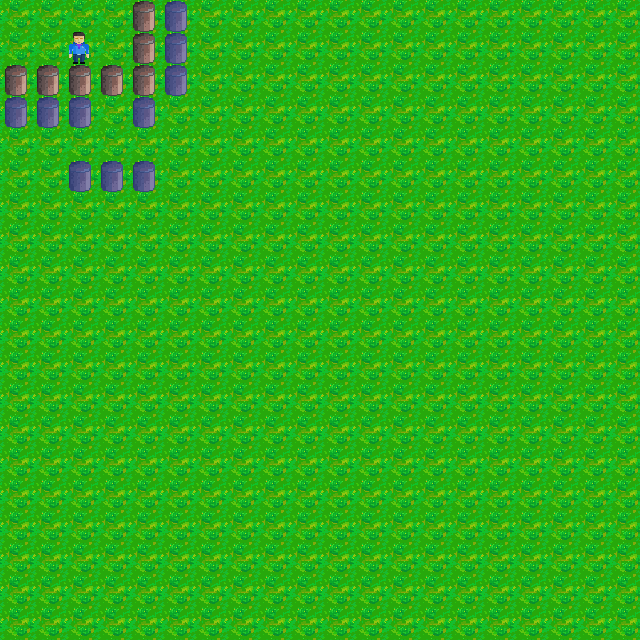

A level layout from a 2D game, rendered from its tile map. Below: a short description, then the map file with its tile-grid data intact:
An orthogonal 20x20 tile map with 32x32 px tiles, 2 tile layers (Ground, TopLayer) and 1 object (Hero).

<map version="1.5" tiledversion="1.5.0" orientation="orthogonal" renderorder="right-down" width="20" height="20" tilewidth="32" tileheight="32" infinite="0" nextlayerid="5" nextobjectid="3">
 <editorsettings>
  <export target="map.json" format="json" />
 </editorsettings>
 <tileset firstgid="1" source="default-tileset.tsx" />
 <layer id="1" name="Ground" width="20" height="20">
  <data encoding="csv">
10,10,10,10,10,10,10,10,10,10,10,10,10,10,10,10,10,10,10,10,
10,10,10,10,10,10,10,10,10,10,10,10,10,10,10,10,10,10,10,10,
10,10,10,10,10,10,10,10,10,10,10,10,10,10,10,10,10,10,10,10,
10,10,10,10,10,10,10,10,10,10,10,10,10,10,10,10,10,10,10,10,
10,10,10,10,10,10,10,10,10,10,10,10,10,10,10,10,10,10,10,10,
10,10,10,10,10,10,10,10,10,10,10,10,10,10,10,10,10,10,10,10,
10,10,10,10,10,10,10,10,10,10,10,10,10,10,10,10,10,10,10,10,
10,10,10,10,10,10,10,10,10,10,10,10,10,10,10,10,10,10,10,10,
10,10,10,10,10,10,10,10,10,10,10,10,10,10,10,10,10,10,10,10,
10,10,10,10,10,10,10,10,10,10,10,10,10,10,10,10,10,10,10,10,
10,10,10,10,10,10,10,10,10,10,10,10,10,10,10,10,10,10,10,10,
10,10,10,10,10,10,10,10,10,10,10,10,10,10,10,10,10,10,10,10,
10,10,10,10,10,10,10,10,10,10,10,10,10,10,10,10,10,10,10,10,
10,10,10,10,10,10,10,10,10,10,10,10,10,10,10,10,10,10,10,10,
10,10,10,10,10,10,10,10,10,10,10,10,10,10,10,10,10,10,10,10,
10,10,10,10,10,10,10,10,10,10,10,10,10,10,10,10,10,10,10,10,
10,10,10,10,10,10,10,10,10,10,10,10,10,10,10,10,10,10,10,10,
10,10,10,10,10,10,10,10,10,10,10,10,10,10,10,10,10,10,10,10,
10,10,10,10,10,10,10,10,10,10,10,10,10,10,10,10,10,10,10,10,
10,10,10,10,10,10,10,10,10,10,10,10,10,10,10,10,10,10,10,10
</data>
 </layer>
 <layer id="4" name="TopLayer" width="20" height="20">
  <data encoding="csv">
0,0,0,0,6,7,0,0,0,0,0,0,0,0,0,0,0,0,0,0,
0,0,1,0,6,7,0,0,0,0,0,0,0,0,0,0,0,0,0,0,
6,6,6,6,6,7,0,0,0,0,0,0,0,0,0,0,0,0,0,0,
7,7,7,0,7,0,0,0,0,0,0,0,0,0,0,0,0,0,0,0,
0,0,0,0,0,0,0,0,0,0,0,0,0,0,0,0,0,0,0,0,
0,0,7,7,7,0,0,0,0,0,0,0,0,0,0,0,0,0,0,0,
0,0,0,0,0,0,0,0,0,0,0,0,0,0,0,0,0,0,0,0,
0,0,0,0,0,0,0,0,0,0,0,0,0,0,0,0,0,0,0,0,
0,0,0,0,0,0,0,0,0,0,0,0,0,0,0,0,0,0,0,0,
0,0,0,0,0,0,0,0,0,0,0,0,0,0,0,0,0,0,0,0,
0,0,0,0,0,0,0,0,0,0,0,0,0,0,0,0,0,0,0,0,
0,0,0,0,0,0,0,0,0,0,0,0,0,0,0,0,0,0,0,0,
0,0,0,0,0,0,0,0,0,0,0,0,0,0,0,0,0,0,0,0,
0,0,0,0,0,0,0,0,0,0,0,0,0,0,0,0,0,0,0,0,
0,0,0,0,0,0,0,0,0,0,0,0,0,0,0,0,0,0,0,0,
0,0,0,0,0,0,0,0,0,0,0,0,0,0,0,0,0,0,0,0,
0,0,0,0,0,0,0,0,0,0,0,0,0,0,0,0,0,0,0,0,
0,0,0,0,0,0,0,0,0,0,0,0,0,0,0,0,0,0,0,0,
0,0,0,0,0,0,0,0,0,0,0,0,0,0,0,0,0,0,0,0,
0,0,0,0,0,0,0,0,0,0,0,0,0,0,0,0,0,0,0,0
</data>
 </layer>
 <objectgroup id="2" name="GameObjects">
  <object id="2" name="Hero" x="64" y="32" width="32" height="32" />
 </objectgroup>
</map>